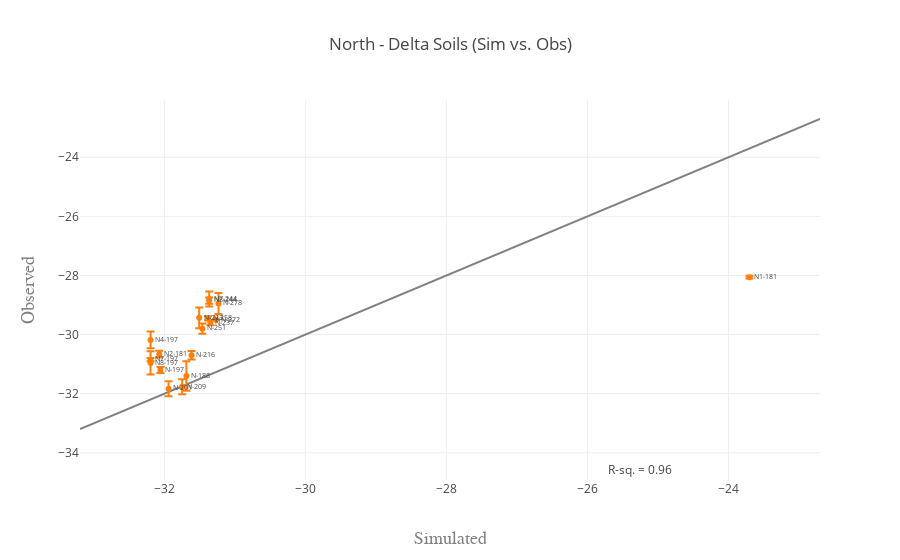

Notebook code cell kept with this figure:
### Code cell
df = delta_dat.loc[delta_dat['Transect'] == 'N']

data = [get_xy_line(df , test_var, delta=True), 
        get_scatter(df , test_var, sd)]

fig = go.Figure(data=data, layout=get_layout(df, test_var, title='North - Delta Soils (Sim vs. Obs)'))
iplot(fig)

### Figure 1 — Plotly figure (JSON) as saved in the notebook; plotly's stock layout.template omitted (floating-point values rounded to 4 significant figures)
{"data": [{"marker": {"color": "grey", "opacity": 0.9}, "mode": "lines", "type": "scatter", "x": [-33.2, -22.7], "y": [-33.2, -22.7]}, {"error_y": {"array": [0.04596, 0.1136, 0.282, 0.05583, 0.2553, 0.3945, 0.1061, 0.5, 0.1, 0.2517, 0.2517, 0.1414, 0.3512, 0.08165, 0.1732, 0.07071, null, 0.3536], "symmetric": true, "type": "data"}, "mode": "markers+text", "text": ["N1-181", "N2-181", "N4-197", "N7-197", "N7-244", "N8-197", "N8-244", "N-188", "N-197", "N-201", "N-209", "N-216", "N-223", "N-237", "N-251", "N-258", "N-272", "N-278"], "textfont": {"size": 7}, "textposition": "right", "type": "scatter", "x": [-23.7, -32.07, -32.2, -32.2, -31.37, -32.2, -31.37, -31.69, -32.06, -31.94, -31.75, -31.61, -31.51, -31.35, -31.46, -31.38, -31.27, -31.23], "y": [-28.06, -30.66, -30.18, -30.85, -28.8, -30.96, -28.86, -31.4, -31.2, -31.83, -31.77, -30.7, -29.43, -29.6, -29.8, -29.45, -29.5, -28.95]}], "layout": {"annotations": [{"showarrow": false, "text": "R-sq. = 0.96", "x": -25.25, "y": -34.57}], "showlegend": false, "title": "North - Delta Soils (Sim vs. Obs)", "xaxis": {"title": "Simulated", "titlefont": {"color": "#7f7f7f", "family": "Courier New, monospace", "size": 18}}, "yaxis": {"title": "Observed", "titlefont": {"color": "#7f7f7f", "family": "Courier New, monospace", "size": 18}}}}
